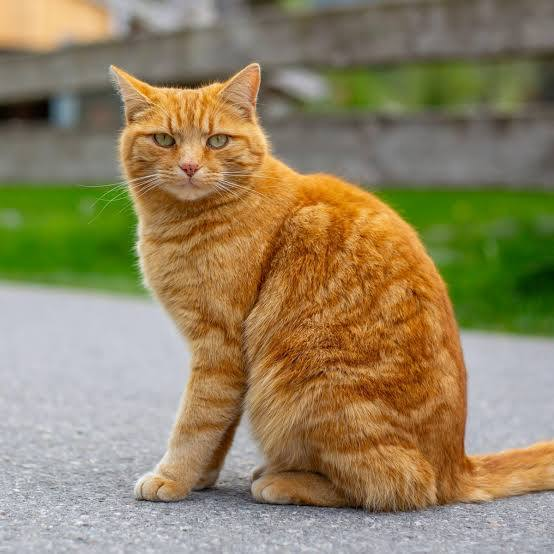
#> input picture Images/images.jpeg, 554 x 554 px
$ python transformations.py
#> lines starting #> are read from the running program, lines starting #| are printed output that depends on the picture
import cv2 as cv
import numpy as np

img = cv.imread('Images/images.jpeg')
#> img is the input picture: shape (554, 554, 3); mean B, G, R 96.8, 131.2, 145.6
cv.imshow('Cat', img)

#1. Translation
# shifting an image along x and y axis
#create a function which takes in an image and x and y coordinates
def translate(img, x,y):
    #to translate an image we need to make a translation matrix
    #it takes a list with 2 lists inside of it, in the first
#> called with x = 100, y = 100
    transMat= np.float32([[1,0,x],[0,1,y]])
    #dimensions of the image which are a tuple of image width 1 and 0 height
    dimensions = (img.shape[1], img.shape[0])
#> dimensions = (554, 554)
    return cv.warpAffine(img, transMat, dimensions)
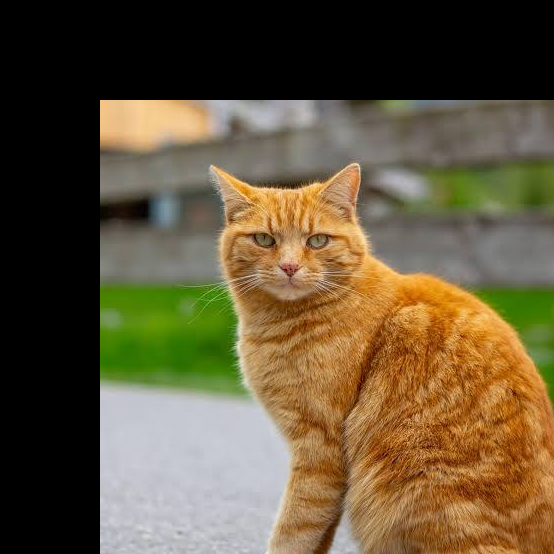
#> returned value: shape (554, 554, 3); mean of channels 0, 1, 2 59, 86.3, 100.3; drawn as B, G, R

#now we can translate.
# -x --> left
# -y --> up
# x --> right
# y -->down
translated = translate(img, 100,100)
cv.imshow('translated image', translated)


#2. rotation
#open cv allows to specify any point to rotate the image around
#create a function which takes an image, angle and rotation point
def rotate(img, angle, rotPoint=None):
#> called with angle = 45
    (height, width) = img.shape[:2]
#> height = 554; width = 554

    if rotPoint is None:
        rotPoint = (width//2, height//2)
#> rotPoint = (277, 277)

    # we create a rotation matrix by passing the rotation point,
    # angle to rotate around and a scale value
    rotMat = cv.getRotationMatrix2D(rotPoint, angle, 1.0)
    dimensions = (width, height)
#> dimensions = (554, 554)

    return cv.warpAffine(img, rotMat, dimensions)
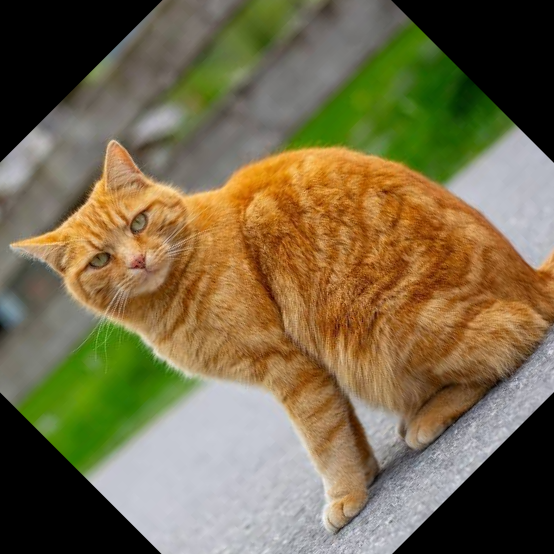
#> returned value: shape (554, 554, 3); mean of channels 0, 1, 2 74, 106.2, 119.1; drawn as B, G, R

#for clockwise rotation, positive values
#for anti-clockwise rotation, negative values
rotated=rotate(img, 45)
cv.imshow('rotated image', rotated)

#you can also rotate a rotated image
rotated_rotated = rotate(rotated, 45)
#> call 2 of rotate, with angle = 45
#> in rotate (call 2), `return cv.warpAffine(img, rotMat, dimensions)`:
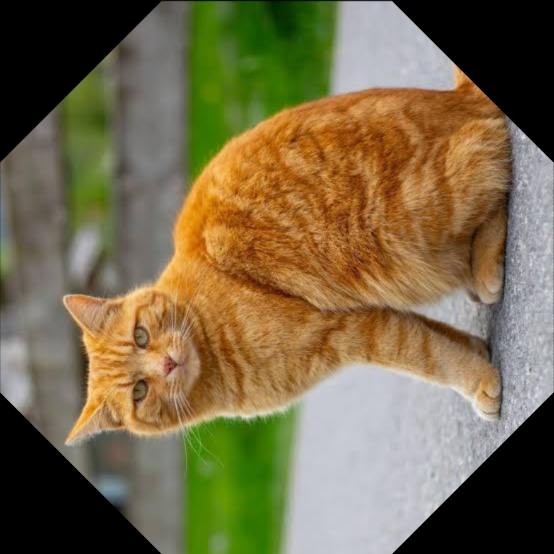
#> returned value: shape (554, 554, 3); mean of channels 0, 1, 2 73.9, 106.1, 119; drawn as B, G, R
cv.imshow('rotated rotated image', rotated_rotated)


#3. Resizing
#shrinking --> INTER_AREA
#enlarging --> INTER_LINEAR or INTER_CUBIC (slower but resulting image is of better quality)
resized = cv.resize(img, (500,500), interpolation=cv.INTER_AREA)
cv.imshow('resized image', resized)

#4. Flipping
#flipcode of 0 --> vertical flip
#flipcode of 1 --> horizontal flip
#flipcode of -1 --> flipping both vertically and horizontally
flip = cv.flip(img, 0)
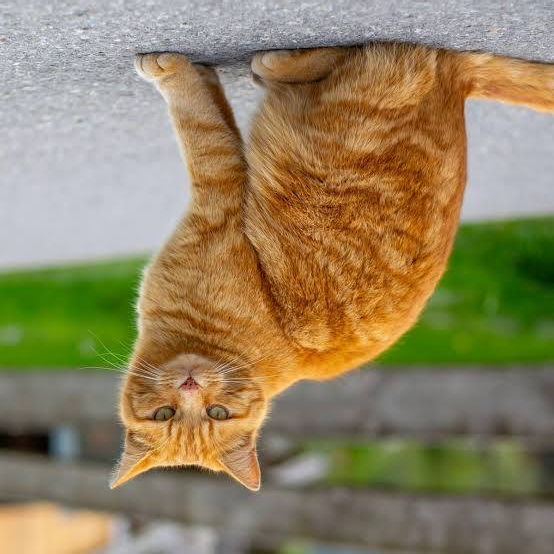
#> flip: shape (554, 554, 3); mean B, G, R 96.8, 131.2, 145.6
cv.imshow('flipped image', flip)

#5. cropping
cropped = img[200:400, 300:400]
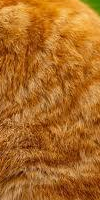
#> cropped: shape (200, 100, 3); mean B, G, R 36.6, 106.6, 173.3
cv.imshow('cropped image', cropped)

cv.waitKey(0)

$ run again, with Images/group.jpg copied over Images/images.jpeg
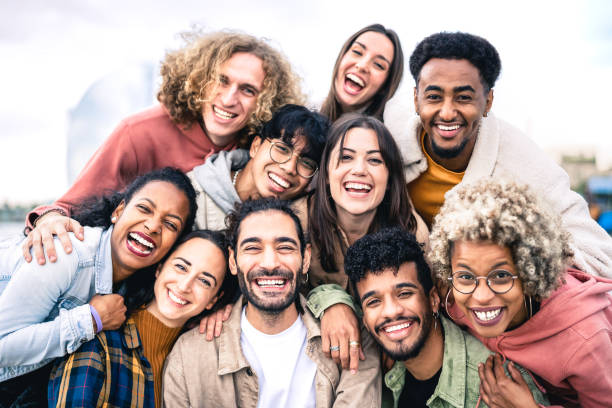
#> input picture Images/group.jpg, 612 x 408 px
#> img is the input picture: shape (408, 612, 3); mean B, G, R 156.2, 161.2, 181.9
#> `flip = cv.flip(img, 0)`:
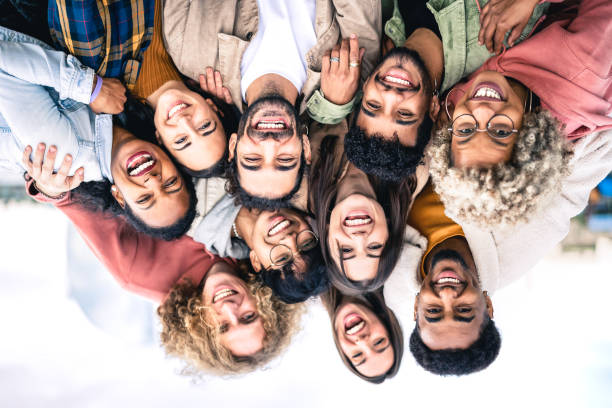
#> flip: shape (408, 612, 3); mean B, G, R 156.2, 161.2, 181.9
#> `cropped = img[200:400, 300:400]`:
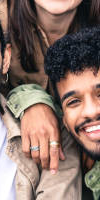
#> cropped: shape (200, 100, 3); mean B, G, R 103.6, 112.5, 134.5

$ run again, with Images/woman.jpg copied over Images/images.jpeg
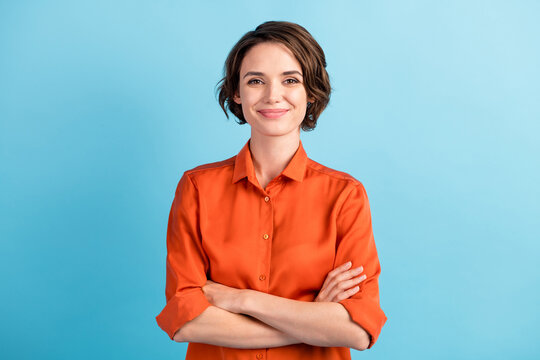
#> input picture Images/woman.jpg, 540 x 360 px
#> img is the input picture: shape (360, 540, 3); mean B, G, R 184.4, 177.9, 151.8
#> `flip = cv.flip(img, 0)`:
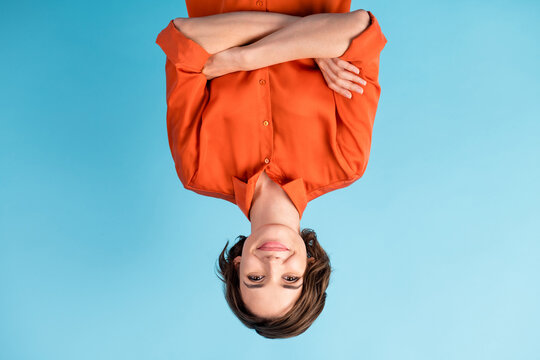
#> flip: shape (360, 540, 3); mean B, G, R 184.4, 177.9, 151.8
#> `cropped = img[200:400, 300:400]`:
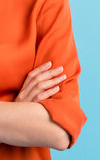
#> cropped: shape (160, 100, 3); mean B, G, R 108.4, 131.1, 203.1
